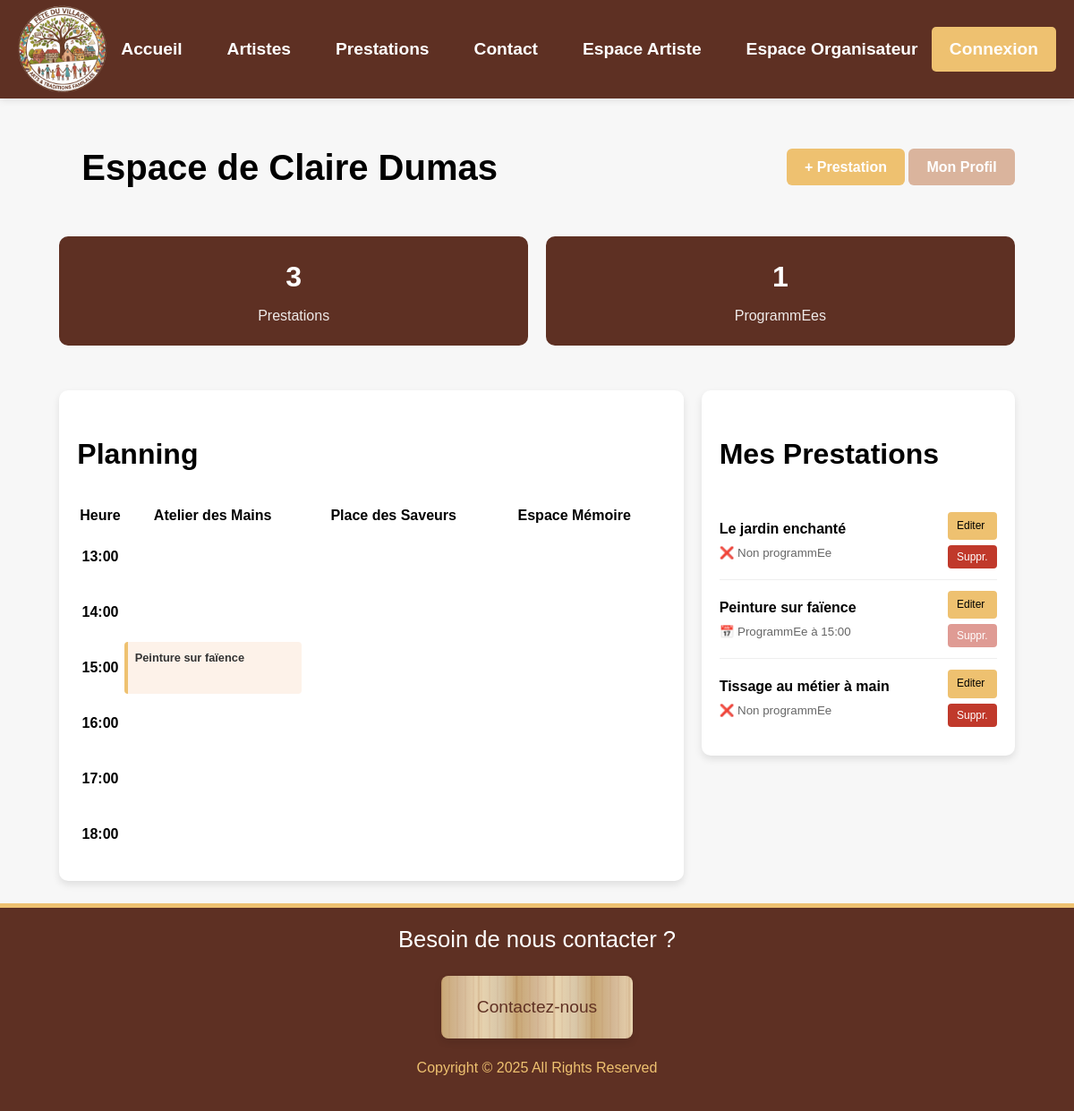
The app's page /app/Model/partiePrive/dashboard_artiste.php with its own data.
### tables this page shows
CREATE TABLE `utilisateur` (
  `uid` int(11) NOT NULL,
  `nom` varchar(255) NOT NULL,
  `prenom` varchar(255) NOT NULL,
  `nom_artiste` varchar(255) DEFAULT NULL,
  `email` varchar(255) NOT NULL,
  `mot_passe_hashe` varchar(255) NOT NULL,
  `photo` varchar(255) DEFAULT NULL,
  `description` text DEFAULT NULL,
  `est_organisateur` tinyint(1) DEFAULT 0
);

CREATE TABLE `scene` (
  `sid` int(11) NOT NULL,
  `nom_scene` varchar(255) NOT NULL
);

CREATE TABLE `prestation` (
  `pid` int(11) NOT NULL,
  `intitule` varchar(255) NOT NULL,
  `description` text DEFAULT NULL,
  `image` varchar(255) DEFAULT NULL,
  `categories_id` int(11) DEFAULT NULL,
  `artiste_id` int(11) DEFAULT NULL
);

CREATE TABLE `programmation` (
  `prog_id` int(11) NOT NULL,
  `heure_debut` time NOT NULL,
  `prestation_id` int(11) DEFAULT NULL,
  `scene_id` int(11) DEFAULT NULL
);

### app/Model/partiePrive/dashboard_artiste.php (the view, shortened to what this page needs)
<?php
require_once __DIR__ . '/../../../assets/config/db.php';
$artiste_id = isset($_SESSION['uid']) ? $_SESSION['uid'] : 10;
$stmt_artiste = $pdo->prepare("SELECT nom, prenom, nom_artiste FROM Utilisateur WHERE uid = ?");
$stmt_artiste->execute([$artiste_id]);
$artiste_info = $stmt_artiste->fetch();
$scenes = $pdo->query("SELECT * FROM Scene ORDER BY sid ASC")->fetchAll();
$horaires = $pdo->query("SELECT DISTINCT heure_debut FROM Programmation UNION SELECT '13:00:00' UNION SELECT '14:00:00' UNION SELECT '15:00:00' UNION SELECT '16:00:00' UNION SELECT '17:00:00' UNION SELECT '18:00:00' ORDER BY heure_debut ASC")->fetchAll();
$stmt_prog = $pdo->prepare("
    SELECT PR.*, P.intitule
    FROM Programmation PR
    INNER JOIN Prestation P ON PR.prestation_id = P.pid
    WHERE P.artiste_id = ?
");
$stmt_prog->execute([$artiste_id]);
$progRaw = $stmt_prog->fetchAll();
$planning = [];
foreach ($progRaw as $p) {
    $planning[$p['heure_debut']][$p['scene_id']] = $p;
}
$stmt_mes_prestas = $pdo->prepare("
    SELECT P.*, PR.heure_debut, S.nom_scene
    FROM Prestation P
    LEFT JOIN Programmation PR ON P.pid = PR.prestation_id
    LEFT JOIN Scene S ON PR.scene_id = S.sid
    WHERE P.artiste_id = ?
");
$stmt_mes_prestas->execute([$artiste_id]);
$mes_prestations = $stmt_mes_prestas->fetchAll();
?>
<!DOCTYPE html>
<html lang="fr">
<head>
    <link rel="stylesheet" href="../../../assets/css/new.css">
</head>
<body>
    <?php include('../../View/header.php'); ?>
    <main class="centrage">
        <div class="flexWrap flexBetween">
            <h1>Espace de <?= htmlspecialchars($artiste_info['prenom'] . ' ' . $artiste_info['nom']) ?></h1>
            <div class="flexcol">
                <a href="ajouter_prestation.php" class="btn btn-primaire">+ Prestation</a>
                <a href="modifier_profil.php" class="btn btn-secondaire">Mon Profil</a>
            </div>
        </div>
        <div class="stats-container">
            <div class="stat-card">
                <h3><?= count($mes_prestations) ?></h3>
                <p>Prestations</p>
            </div>
            <div class="stat-card">
                <h3><?php $countProg = 0;foreach($mes_prestations as $mp) if(!empty($mp['heure_debut'])) $countProg++;echo $countProg; ?></h3>
                <p>ProgrammEes</p>
            </div>
        </div>
        <div class="dashboard-grid tab_mobile ">
            <section class="panel-planning">
                <h2>Planning</h2>
                <table>
                    <thead>
                        <tr>
                            <th>Heure</th>
                            <?php foreach ($scenes as $s): ?><th><?= $s['nom_scene'] ?></th><?php endforeach; ?>
                        </tr>
                    </thead>
                    <tbody>
                        <?php foreach ($horaires as $h): ?>
                        <tr>
                            <th><?= substr($h['heure_debut'], 0, 5) ?></th>
                            <?php foreach ($scenes as $s): ?>
                            <td>
                                <?php if (isset($planning[$h['heure_debut']][$s['sid']])):
                                    $p = $planning[$h['heure_debut']][$s['sid']]; ?>
                                    <div class="prog-item">
                                        <strong><?= htmlspecialchars($p['intitule']) ?></strong>
                                    </div>
                                <?php endif; ?>
                            </td>
                            <?php endforeach; ?>
                        </tr>
                        <?php endforeach; ?>
                    </tbody>
                </table>
            </section>
            <aside class="scroll-panel">
                <h2>Mes Prestations</h2>
                <?php foreach ($mes_prestations as $p):
                    $is_prog = !empty($p['heure_debut']);
                ?>
                <div class="mini-card">
                    <div class="artist-info">
                        <strong><?= htmlspecialchars($p['intitule']) ?></strong><br>
                        <small>
                            <?= $is_prog ? "📅 ProgrammEe à ".substr($p['heure_debut'], 0, 5) : "❌ Non programmEe" ?>
                        </small>
                    </div>
                    <div class="actions-group">
                        <a href="modifier_prestation.php?pid=<?= $p['pid'] ?>" class="btn-small btn-primaire">Editer</a>
                        <form method="POST" onsubmit="return confirm('Supprimer cette prestation ?');">
                            <button type="submit" class="btn-small btn-warning" <?= $is_prog ? 'disabled style="opacity:0.5; cursor:not-allowed;"' : '' ?>>Suppr.</button>
                        </form>
                    </div>
                </div>
                <?php endforeach; ?>
            </aside>
        </div>
    </main>
    <?php include('../../View/footer.php'); ?>
</body>
</html>

### assets/css/new.css (style rules this page uses)
:root { --couleur-primaire: #5e3023; --couleur-secondaire: #895737; --couleur-accent: #eec170; --couleur-fond-clair: #dab49d; --max-width-content: 1200px; --border-radius: 8px; --transition-speed: 0.3s; --shadow-light: 0 2px 8px rgba(0, 0, 0, 0.1); --shadow-medium: 0 4px 8px rgba(0, 0, 0, 0.1); --shadow-heavy: 0 10px 25px rgba(0, 0, 0, 0.2); }
h1, h2, h3, nav ul li a { font-family: 'MaSuperPolice', sans-serif; }
h1 { font-size: clamp(1.8rem, 4vw, 2.5rem); text-align: center; margin: 0; padding: 25px; }
h2 { font-size: clamp(1.5rem, 3vw, 2rem); }
h3 { font-size: clamp(1.3rem, 2.5vw, 2rem); margin: 0; text-align: center; }
* { box-sizing: border-box; }
html, body { height: 100%; margin: 0; }
body { padding: 0; font-family: Arial, sans-serif; min-height: 100vh; background-color: #f7f7f7; line-height: 1.6; display: flex; flex-direction: column; }
main { flex: 1; }
p { margin: 5px; }
a { text-decoration: none; color: inherit; z-index: 1; }
.centrage { max-width: var(--max-width-content); margin: 0 auto; padding: 0 20px; }
.flexWrap { display: flex; flex-wrap: wrap; align-items: center; }
.flexBetween { justify-content: space-between; padding: 20px 0; }
.btn { padding: 12px 20px; border: none; border-radius: 6px; cursor: pointer; font-weight: bold; transition: all var(--transition-speed); text-align: center; width: 100%; margin-top: 10px; color: white; }
.btn-primaire { background-color: var(--couleur-accent); }
.btn-secondaire { background-color: var(--couleur-fond-clair); }
::placeholder { color: #aaa; font-style: italic; }
.dashboard-grid { display: grid; grid-template-columns: 1fr 350px; gap: 20px; margin-top: 20px; align-items: start; }
.stats-container { display: grid; grid-template-columns: repeat(2, 1fr); gap: 20px; margin-bottom: 30px; }
.stat-card { background: var(--couleur-primaire); color: white; padding: 20px; border-radius: 10px; text-align: center; box-shadow: var(--shadow-small); }
.stat-card h3 { font-size: 2rem; margin: 0; }
.stat-card p { margin: 5px 0 0; opacity: 0.9; }
.panel-planning { background: #fff; padding: 20px; border-radius: 10px; box-shadow: var(--shadow-medium); margin-top: 20px; }
.panel-planning td { height: 60px; width: 200px; }
.scroll-panel { max-height: 700px; overflow-y: auto; background: #fff; padding: 20px; border-radius: 10px; box-shadow: var(--shadow-medium); margin-top: 20px; }
.prog-item { background: #fdf2e9; padding: 8px; border-radius: 4px; border-left: 4px solid var(--couleur-accent); font-size: 0.8rem; height: 100%; width: 100%; }
.prog-item strong { display: block; color: #333; margin-bottom: 4px; }
.mini-card { border-bottom: 1px solid #eee; padding: 12px 0; display: flex; justify-content: space-between; align-items: center; }
.mini-card:last-child { border-bottom: none; }
.artist-info small { color: #666; }
.btn-small { padding: 6px 10px; font-size: 0.75rem; width: auto; border: none; border-radius: 4px; cursor: pointer; transition: opacity 0.2s; }
.btn-warning { background: #c0392b; color: white; }
.actions-group { display: flex; flex-direction: column; gap: 5px; }

### records on screen
utilisateur: prenom+nom "Claire Dumas"
scene: nom_scene "Atelier des Mains", intitule "Peinture sur faïence"
scene: nom_scene "Place des Saveurs"
scene: nom_scene "Espace Mémoire"
prestation: intitule "Le jardin enchanté", shows "❌ Non programmEe"
programmation: prestation.intitule "Peinture sur faïence", heure_debut "15:00"
prestation: intitule "Tissage au métier à main", shows "❌ Non programmEe"

### other values on screen
count($mes_prestations) "3"
$countProg "1"
substr($h['heure_debut'], 0, 5) "13:00"
substr($h['heure_debut'], 0, 5) "14:00"
substr($h['heure_debut'], 0, 5) "15:00"
substr($h['heure_debut'], 0, 5) "16:00"
substr($h['heure_debut'], 0, 5) "17:00"
substr($h['heure_debut'], 0, 5) "18:00"
